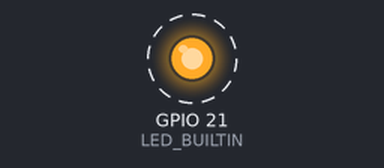
Recording of a sketch running on a simulated Seeed XIAO ESP32-S3. Parts: output pins drawn as LEDs (lit = HIGH). Dashed ring = blinking. What the sketch prints to the serial monitor is not drawn.

Above: at 1.2 s.
Timing chart, 0 to 4.0 s (numbered marks = the images above):
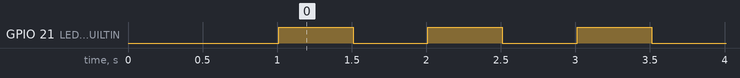

Measured:
- by itself, GPIO 21 (LED_BUILTIN): alternates HIGH for 0.50 s and LOW for 0.50 s

The sketch:

esp_sense_test.ino
```cpp
#include <Arduino.h>

void setup() {
  Serial.begin(115200);
  delay(1000);

  pinMode(LED_BUILTIN, OUTPUT);

  Serial.println();
  Serial.println("=== ESP Sense test ===");
  Serial.printf("Chip model: %s\n", ESP.getChipModel());
  Serial.printf("Chip revision: %d\n", ESP.getChipRevision());
  Serial.printf("CPU freq: %d MHz\n", ESP.getCpuFreqMHz());
  Serial.printf("Flash size: %u bytes\n", ESP.getFlashChipSize());
  Serial.printf("Free heap: %u bytes\n", ESP.getFreeHeap());
  Serial.println("Blinking LED. Open serial monitor at 115200 baud.");
}

void loop() {
  digitalWrite(LED_BUILTIN, HIGH);
  Serial.println("LED ON");
  delay(500);

  digitalWrite(LED_BUILTIN, LOW);
  Serial.println("LED OFF");
  delay(500);
}
```
